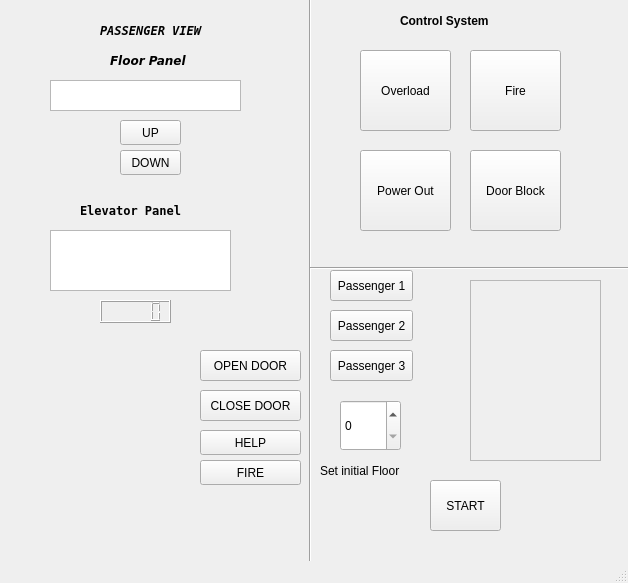
<?xml version="1.0" encoding="UTF-8"?>
<ui version="4.0">
 <class>MainWindow</class>
 <widget class="QMainWindow" name="MainWindow">
  <property name="geometry">
   <rect>
    <x>0</x>
    <y>0</y>
    <width>628</width>
    <height>583</height>
   </rect>
  </property>
  <property name="windowTitle">
   <string>MainWindow</string>
  </property>
  <widget class="QWidget" name="centralwidget">
   <widget class="QPushButton" name="downButton">
    <property name="geometry">
     <rect>
      <x>120</x>
      <y>150</y>
      <width>61</width>
      <height>25</height>
     </rect>
    </property>
    <property name="text">
     <string>DOWN</string>
    </property>
   </widget>
   <widget class="QPushButton" name="upButton">
    <property name="geometry">
     <rect>
      <x>120</x>
      <y>120</y>
      <width>61</width>
      <height>25</height>
     </rect>
    </property>
    <property name="text">
     <string>UP</string>
    </property>
   </widget>
   <widget class="QPushButton" name="helpButton">
    <property name="geometry">
     <rect>
      <x>200</x>
      <y>430</y>
      <width>101</width>
      <height>25</height>
     </rect>
    </property>
    <property name="text">
     <string>HELP</string>
    </property>
   </widget>
   <widget class="QPushButton" name="closeDoor">
    <property name="geometry">
     <rect>
      <x>200</x>
      <y>390</y>
      <width>101</width>
      <height>31</height>
     </rect>
    </property>
    <property name="text">
     <string>CLOSE DOOR</string>
    </property>
   </widget>
   <widget class="QPushButton" name="openDoor">
    <property name="geometry">
     <rect>
      <x>200</x>
      <y>350</y>
      <width>101</width>
      <height>31</height>
     </rect>
    </property>
    <property name="text">
     <string>OPEN DOOR</string>
    </property>
   </widget>
   <widget class="QLabel" name="label">
    <property name="geometry">
     <rect>
      <x>100</x>
      <y>20</y>
      <width>121</width>
      <height>21</height>
     </rect>
    </property>
    <property name="font">
     <font>
      <family>DejaVu Sans Mono</family>
      <weight>75</weight>
      <italic>true</italic>
      <bold>true</bold>
     </font>
    </property>
    <property name="text">
     <string>PASSENGER VIEW</string>
    </property>
   </widget>
   <widget class="QPushButton" name="elevatorFire">
    <property name="geometry">
     <rect>
      <x>200</x>
      <y>460</y>
      <width>101</width>
      <height>25</height>
     </rect>
    </property>
    <property name="text">
     <string>FIRE</string>
    </property>
   </widget>
   <widget class="QLabel" name="label_2">
    <property name="geometry">
     <rect>
      <x>110</x>
      <y>50</y>
      <width>91</width>
      <height>21</height>
     </rect>
    </property>
    <property name="font">
     <font>
      <family>DejaVu Sans</family>
      <weight>75</weight>
      <italic>true</italic>
      <bold>true</bold>
     </font>
    </property>
    <property name="text">
     <string>Floor Panel</string>
    </property>
   </widget>
   <widget class="Line" name="line_2">
    <property name="geometry">
     <rect>
      <x>300</x>
      <y>-10</y>
      <width>20</width>
      <height>601</height>
     </rect>
    </property>
    <property name="orientation">
     <enum>Qt::Vertical</enum>
    </property>
   </widget>
   <widget class="QLabel" name="label_4">
    <property name="geometry">
     <rect>
      <x>80</x>
      <y>200</y>
      <width>121</width>
      <height>21</height>
     </rect>
    </property>
    <property name="font">
     <font>
      <family>DejaVu Sans Mono</family>
      <weight>75</weight>
      <bold>true</bold>
     </font>
    </property>
    <property name="text">
     <string>Elevator Panel</string>
    </property>
   </widget>
   <widget class="QLCDNumber" name="elevatorLCD">
    <property name="geometry">
     <rect>
      <x>100</x>
      <y>300</y>
      <width>71</width>
      <height>23</height>
     </rect>
    </property>
   </widget>
   <widget class="QTextBrowser" name="floorDisplay">
    <property name="geometry">
     <rect>
      <x>50</x>
      <y>80</y>
      <width>191</width>
      <height>31</height>
     </rect>
    </property>
   </widget>
   <widget class="QLabel" name="label_3">
    <property name="geometry">
     <rect>
      <x>400</x>
      <y>10</y>
      <width>111</width>
      <height>21</height>
     </rect>
    </property>
    <property name="font">
     <font>
      <family>Liberation Sans</family>
      <weight>75</weight>
      <bold>true</bold>
     </font>
    </property>
    <property name="cursor">
     <cursorShape>ArrowCursor</cursorShape>
    </property>
    <property name="text">
     <string>Control System</string>
    </property>
   </widget>
   <widget class="QSpinBox" name="initialFloorPick">
    <property name="geometry">
     <rect>
      <x>340</x>
      <y>400</y>
      <width>61</width>
      <height>51</height>
     </rect>
    </property>
   </widget>
   <widget class="Line" name="line">
    <property name="geometry">
     <rect>
      <x>310</x>
      <y>260</y>
      <width>321</width>
      <height>16</height>
     </rect>
    </property>
    <property name="orientation">
     <enum>Qt::Horizontal</enum>
    </property>
   </widget>
   <widget class="QPushButton" name="passengerOne">
    <property name="geometry">
     <rect>
      <x>330</x>
      <y>270</y>
      <width>83</width>
      <height>31</height>
     </rect>
    </property>
    <property name="text">
     <string>Passenger 1</string>
    </property>
   </widget>
   <widget class="QPushButton" name="passengerTwo">
    <property name="geometry">
     <rect>
      <x>330</x>
      <y>310</y>
      <width>83</width>
      <height>31</height>
     </rect>
    </property>
    <property name="text">
     <string>Passenger 2</string>
    </property>
   </widget>
   <widget class="QPushButton" name="passengerThree">
    <property name="geometry">
     <rect>
      <x>330</x>
      <y>350</y>
      <width>83</width>
      <height>31</height>
     </rect>
    </property>
    <property name="text">
     <string>Passenger 3</string>
    </property>
   </widget>
   <widget class="QPushButton" name="overloadSystem">
    <property name="geometry">
     <rect>
      <x>360</x>
      <y>50</y>
      <width>91</width>
      <height>81</height>
     </rect>
    </property>
    <property name="text">
     <string>Overload</string>
    </property>
   </widget>
   <widget class="QPushButton" name="poweroutSystem">
    <property name="geometry">
     <rect>
      <x>360</x>
      <y>150</y>
      <width>91</width>
      <height>81</height>
     </rect>
    </property>
    <property name="text">
     <string>Power Out</string>
    </property>
   </widget>
   <widget class="QPushButton" name="fireSystem">
    <property name="geometry">
     <rect>
      <x>470</x>
      <y>50</y>
      <width>91</width>
      <height>81</height>
     </rect>
    </property>
    <property name="text">
     <string>Fire</string>
    </property>
   </widget>
   <widget class="QPushButton" name="blockSystem">
    <property name="geometry">
     <rect>
      <x>470</x>
      <y>150</y>
      <width>91</width>
      <height>81</height>
     </rect>
    </property>
    <property name="text">
     <string>Door Block</string>
    </property>
   </widget>
   <widget class="QPushButton" name="startSystem">
    <property name="geometry">
     <rect>
      <x>430</x>
      <y>480</y>
      <width>71</width>
      <height>51</height>
     </rect>
    </property>
    <property name="autoFillBackground">
     <bool>false</bool>
    </property>
    <property name="text">
     <string>START</string>
    </property>
   </widget>
   <widget class="QPlainTextEdit" name="elevatorDisplay">
    <property name="geometry">
     <rect>
      <x>50</x>
      <y>230</y>
      <width>181</width>
      <height>61</height>
     </rect>
    </property>
   </widget>
   <widget class="QLabel" name="label_5">
    <property name="geometry">
     <rect>
      <x>320</x>
      <y>460</y>
      <width>101</width>
      <height>21</height>
     </rect>
    </property>
    <property name="text">
     <string>Set initial Floor</string>
    </property>
   </widget>
   <widget class="QWidget" name="centralWidget" native="true">
    <property name="geometry">
     <rect>
      <x>80</x>
      <y>330</y>
      <width>111</width>
      <height>201</height>
     </rect>
    </property>
   </widget>
   <widget class="QFrame" name="countElevators">
    <property name="geometry">
     <rect>
      <x>470</x>
      <y>280</y>
      <width>131</width>
      <height>181</height>
     </rect>
    </property>
    <property name="frameShape">
     <enum>QFrame::StyledPanel</enum>
    </property>
    <property name="frameShadow">
     <enum>QFrame::Raised</enum>
    </property>
   </widget>
  </widget>
  <widget class="QMenuBar" name="menubar">
   <property name="geometry">
    <rect>
     <x>0</x>
     <y>0</y>
     <width>628</width>
     <height>22</height>
    </rect>
   </property>
  </widget>
  <widget class="QStatusBar" name="statusbar"/>
 </widget>
 <resources/>
 <connections/>
</ui>
